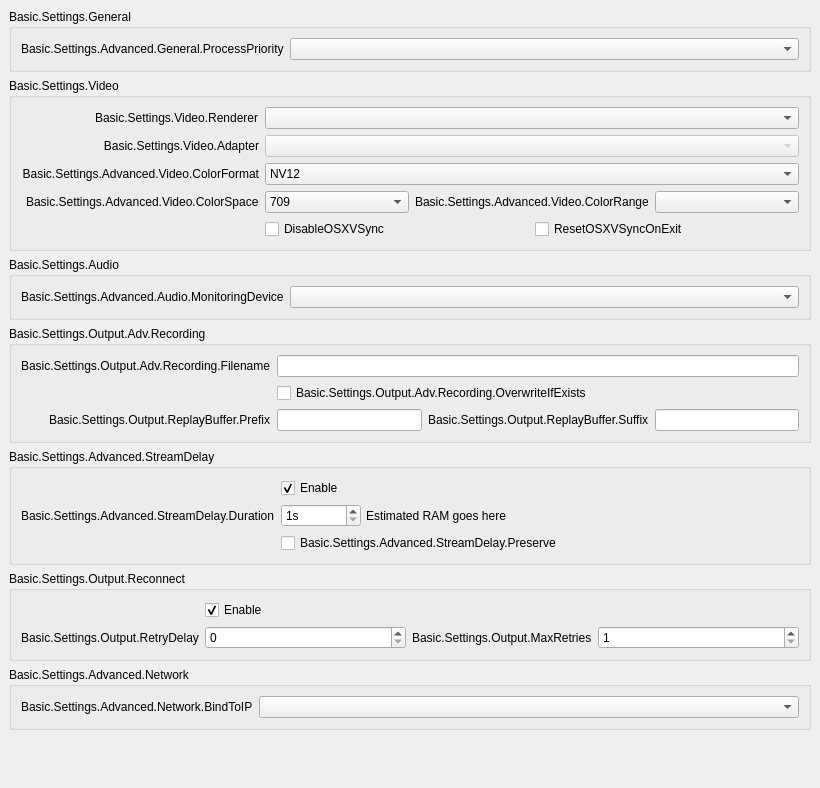
           <widget class="QWidget" name="scrollAreaWidgetContents">
            <property name="geometry">
             <rect>
              <x>0</x>
              <y>0</y>
              <width>820</width>
              <height>699</height>
             </rect>
            </property>
            <layout class="QVBoxLayout" name="verticalLayout_16">
             <property name="leftMargin">
              <number>0</number>
             </property>
             <property name="topMargin">
              <number>0</number>
             </property>
             <property name="rightMargin">
              <number>0</number>
             </property>
             <property name="bottomMargin">
              <number>9</number>
             </property>
             <item alignment="Qt::AlignTop">
              <widget class="QWidget" name="widget_11" native="true">
               <layout class="QVBoxLayout" name="verticalLayout_17">
                <item>
                 <widget class="QGroupBox" name="advancedGeneralGroupBox">
                  <property name="title">
                   <string>Basic.Settings.General</string>
                  </property>
                  <layout class="QFormLayout" name="formLayout_22">
                   <item row="0" column="0">
                    <widget class="QLabel" name="processPriorityLabel">
                     <property name="text">
                      <string>Basic.Settings.Advanced.General.ProcessPriority</string>
                     </property>
                     <property name="buddy">
                      <cstring>processPriority</cstring>
                     </property>
                    </widget>
                   </item>
                   <item row="0" column="1">
                    <widget class="QComboBox" name="processPriority"/>
                   </item>
                  </layout>
                 </widget>
                </item>
                <item>
                 <widget class="QGroupBox" name="advancedVideoContainer">
                  <property name="title">
                   <string>Basic.Settings.Video</string>
                  </property>
                  <layout class="QFormLayout" name="formLayout_14">
                   <property name="fieldGrowthPolicy">
                    <enum>QFormLayout::AllNonFixedFieldsGrow</enum>
                   </property>
                   <property name="labelAlignment">
                    <set>Qt::AlignRight|Qt::AlignTrailing|Qt::AlignVCenter</set>
                   </property>
                   <item row="0" column="0">
                    <widget class="QLabel" name="rendererLabel">
                     <property name="text">
                      <string>Basic.Settings.Video.Renderer</string>
                     </property>
                     <property name="buddy">
                      <cstring>renderer</cstring>
                     </property>
                    </widget>
                   </item>
                   <item row="0" column="1">
                    <widget class="QComboBox" name="renderer">
                     <property name="currentText">
                      <string notr="true"/>
                     </property>
                    </widget>
                   </item>
                   <item row="1" column="0">
                    <widget class="QLabel" name="adapterLabel">
                     <property name="text">
                      <string>Basic.Settings.Video.Adapter</string>
                     </property>
                     <property name="alignment">
                      <set>Qt::AlignRight|Qt::AlignTrailing|Qt::AlignVCenter</set>
                     </property>
                     <property name="buddy">
                      <cstring>adapter</cstring>
                     </property>
                    </widget>
                   </item>
                   <item row="1" column="1">
                    <widget class="QComboBox" name="adapter">
                     <property name="enabled">
                      <bool>false</bool>
                     </property>
                     <property name="currentText">
                      <string notr="true"/>
                     </property>
                    </widget>
                   </item>
                   <item row="2" column="0">
                    <widget class="QLabel" name="label_30">
                     <property name="minimumSize">
                      <size>
                       <width>0</width>
                       <height>0</height>
                      </size>
                     </property>
                     <property name="text">
                      <string>Basic.Settings.Advanced.Video.ColorFormat</string>
                     </property>
                     <property name="alignment">
                      <set>Qt::AlignRight|Qt::AlignTrailing|Qt::AlignVCenter</set>
                     </property>
                     <property name="buddy">
                      <cstring>colorFormat</cstring>
                     </property>
                    </widget>
                   </item>
                   <item row="2" column="1">
                    <widget class="QComboBox" name="colorFormat">
                     <item>
                      <property name="text">
                       <string notr="true">NV12</string>
                      </property>
                     </item>
                     <item>
                      <property name="text">
                       <string notr="true">I420</string>
                      </property>
                     </item>
                     <item>
                      <property name="text">
                       <string>I444</string>
                      </property>
                     </item>
                     <item>
                      <property name="text">
                       <string notr="true">RGB</string>
                      </property>
                     </item>
                    </widget>
                   </item>
                   <item row="4" column="1">
                    <layout class="QHBoxLayout" name="horizontalLayout_18">
                     <property name="leftMargin">
                      <number>0</number>
                     </property>
                     <property name="topMargin">
                      <number>0</number>
                     </property>
                     <property name="rightMargin">
                      <number>0</number>
                     </property>
                     <property name="bottomMargin">
                      <number>0</number>
                     </property>
                     <item>
                      <widget class="QCheckBox" name="disableOSXVSync">
                       <property name="text">
                        <string>DisableOSXVSync</string>
                       </property>
                      </widget>
                     </item>
                     <item>
                      <widget class="QCheckBox" name="resetOSXVSync">
                       <property name="text">
                        <string>ResetOSXVSyncOnExit</string>
                       </property>
                      </widget>
                     </item>
                    </layout>
                   </item>
                   <item row="3" column="1">
                    <layout class="QHBoxLayout" name="horizontalLayout_20">
                     <property name="leftMargin">
                      <number>0</number>
                     </property>
                     <property name="topMargin">
                      <number>0</number>
                     </property>
                     <property name="rightMargin">
                      <number>0</number>
                     </property>
                     <property name="bottomMargin">
                      <number>0</number>
                     </property>
                     <item>
                      <widget class="QComboBox" name="colorSpace">
                       <item>
                        <property name="text">
                         <string notr="true">709</string>
                        </property>
                       </item>
                       <item>
                        <property name="text">
                         <string notr="true">601</string>
                        </property>
                       </item>
                      </widget>
                     </item>
                     <item>
                      <widget class="QLabel" name="label_34">
                       <property name="sizePolicy">
                        <sizepolicy hsizetype="Maximum" vsizetype="Preferred">
                         <horstretch>0</horstretch>
                         <verstretch>0</verstretch>
                        </sizepolicy>
                       </property>
                       <property name="text">
                        <string>Basic.Settings.Advanced.Video.ColorRange</string>
                       </property>
                       <property name="buddy">
                        <cstring>colorRange</cstring>
                       </property>
                      </widget>
                     </item>
                     <item>
                      <widget class="QComboBox" name="colorRange"/>
                     </item>
                    </layout>
                   </item>
                   <item row="3" column="0">
                    <widget class="QLabel" name="label_33">
                     <property name="text">
                      <string>Basic.Settings.Advanced.Video.ColorSpace</string>
                     </property>
                     <property name="buddy">
                      <cstring>colorSpace</cstring>
                     </property>
                    </widget>
                   </item>
                  </layout>
                 </widget>
                </item>
                <item>
                 <widget class="QGroupBox" name="advAudioGroupBox">
                  <property name="title">
                   <string>Basic.Settings.Audio</string>
                  </property>
                  <layout class="QFormLayout" name="formLayout_27">
                   <item row="0" column="0">
                    <widget class="QLabel" name="label_63">
                     <property name="text">
                      <string>Basic.Settings.Advanced.Audio.MonitoringDevice</string>
                     </property>
                     <property name="buddy">
                      <cstring>monitoringDevice</cstring>
                     </property>
                    </widget>
                   </item>
                   <item row="0" column="1">
                    <widget class="QComboBox" name="monitoringDevice"/>
                   </item>
                  </layout>
                 </widget>
                </item>
                <item>
                 <widget class="QGroupBox" name="groupBox_6">
                  <property name="title">
                   <string>Basic.Settings.Output.Adv.Recording</string>
                  </property>
                  <layout class="QFormLayout" name="formLayout_17">
                   <property name="labelAlignment">
                    <set>Qt::AlignRight|Qt::AlignTrailing|Qt::AlignVCenter</set>
                   </property>
                   <item row="0" column="0">
                    <widget class="QLabel" name="label_7">
                     <property name="text">
                      <string>Basic.Settings.Output.Adv.Recording.Filename</string>
                     </property>
                     <property name="buddy">
                      <cstring>filenameFormatting</cstring>
                     </property>
                    </widget>
                   </item>
                   <item row="0" column="1">
                    <widget class="QLineEdit" name="filenameFormatting"/>
                   </item>
                   <item row="1" column="1">
                    <widget class="QCheckBox" name="overwriteIfExists">
                     <property name="text">
                      <string>Basic.Settings.Output.Adv.Recording.OverwriteIfExists</string>
                     </property>
                    </widget>
                   </item>
                   <item row="2" column="1">
                    <layout class="QHBoxLayout" name="horizontalLayout_14">
                     <property name="leftMargin">
                      <number>0</number>
                     </property>
                     <property name="topMargin">
                      <number>0</number>
                     </property>
                     <property name="rightMargin">
                      <number>0</number>
                     </property>
                     <property name="bottomMargin">
                      <number>0</number>
                     </property>
                     <item>
                      <widget class="QLineEdit" name="simpleRBPrefix"/>
                     </item>
                     <item>
                      <widget class="QLabel" name="label_58">
                       <property name="text">
                        <string>Basic.Settings.Output.ReplayBuffer.Suffix</string>
                       </property>
                       <property name="buddy">
                        <cstring>simpleRBSuffix</cstring>
                       </property>
                      </widget>
                     </item>
                     <item>
                      <widget class="QLineEdit" name="simpleRBSuffix"/>
                     </item>
                    </layout>
                   </item>
                   <item row="2" column="0">
                    <widget class="QLabel" name="label_57">
                     <property name="text">
                      <string>Basic.Settings.Output.ReplayBuffer.Prefix</string>
                     </property>
                     <property name="buddy">
                      <cstring>simpleRBPrefix</cstring>
                     </property>
                    </widget>
                   </item>
                  </layout>
                 </widget>
                </item>
                <item>
                 <widget class="QGroupBox" name="groupBox_5">
                  <property name="title">
                   <string>Basic.Settings.Advanced.StreamDelay</string>
                  </property>
                  <layout class="QFormLayout" name="formLayout_18">
                   <item row="0" column="1">
                    <widget class="QCheckBox" name="streamDelayEnable">
                     <property name="text">
                      <string>Enable</string>
                     </property>
                     <property name="checked">
                      <bool>true</bool>
                     </property>
                    </widget>
                   </item>
                   <item row="1" column="0">
                    <widget class="QLabel" name="label_56">
                     <property name="text">
                      <string>Basic.Settings.Advanced.StreamDelay.Duration</string>
                     </property>
                     <property name="buddy">
                      <cstring>streamDelaySec</cstring>
                     </property>
                    </widget>
                   </item>
                   <item row="1" column="1">
                    <widget class="QWidget" name="widget_12" native="true">
                     <property name="enabled">
                      <bool>true</bool>
                     </property>
                     <layout class="QHBoxLayout" name="horizontalLayout_13">
                      <property name="spacing">
                       <number>5</number>
                      </property>
                      <property name="leftMargin">
                       <number>0</number>
                      </property>
                      <property name="topMargin">
                       <number>0</number>
                      </property>
                      <property name="rightMargin">
                       <number>0</number>
                      </property>
                      <property name="bottomMargin">
                       <number>0</number>
                      </property>
                      <item>
                       <widget class="QSpinBox" name="streamDelaySec">
                        <property name="enabled">
                         <bool>true</bool>
                        </property>
                        <property name="sizePolicy">
                         <sizepolicy hsizetype="Maximum" vsizetype="Fixed">
                          <horstretch>0</horstretch>
                          <verstretch>0</verstretch>
                         </sizepolicy>
                        </property>
                        <property name="minimumSize">
                         <size>
                          <width>80</width>
                          <height>0</height>
                         </size>
                        </property>
                        <property name="suffix">
                         <string notr="true">s</string>
                        </property>
                        <property name="minimum">
                         <number>1</number>
                        </property>
                        <property name="maximum">
                         <number>1800</number>
                        </property>
                       </widget>
                      </item>
                      <item>
                       <widget class="QLabel" name="streamDelayInfo">
                        <property name="text">
                         <string notr="true">Estimated RAM goes here</string>
                        </property>
                       </widget>
                      </item>
                     </layout>
                    </widget>
                   </item>
                   <item row="2" column="1">
                    <widget class="QCheckBox" name="streamDelayPreserve">
                     <property name="text">
                      <string>Basic.Settings.Advanced.StreamDelay.Preserve</string>
                     </property>
                    </widget>
                   </item>
                  </layout>
                 </widget>
                </item>
                <item>
                 <widget class="QGroupBox" name="groupBox_7">
                  <property name="title">
                   <string>Basic.Settings.Output.Reconnect</string>
                  </property>
                  <layout class="QFormLayout" name="formLayout_19">
                   <property name="fieldGrowthPolicy">
                    <enum>QFormLayout::AllNonFixedFieldsGrow</enum>
                   </property>
                   <item row="0" column="1">
                    <widget class="QCheckBox" name="reconnectEnable">
                     <property name="text">
                      <string>Enable</string>
                     </property>
                     <property name="checked">
                      <bool>true</bool>
                     </property>
                    </widget>
                   </item>
                   <item row="1" column="1">
                    <layout class="QHBoxLayout" name="horizontalLayout_19">
                     <property name="leftMargin">
                      <number>0</number>
                     </property>
                     <property name="topMargin">
                      <number>0</number>
                     </property>
                     <property name="rightMargin">
                      <number>0</number>
                     </property>
                     <property name="bottomMargin">
                      <number>0</number>
                     </property>
                     <item>
                      <widget class="QSpinBox" name="reconnectRetryDelay">
                       <property name="maximum">
                        <number>30</number>
                       </property>
                      </widget>
                     </item>
                     <item>
                      <widget class="QLabel" name="label_22">
                       <property name="sizePolicy">
                        <sizepolicy hsizetype="Maximum" vsizetype="Preferred">
                         <horstretch>0</horstretch>
                         <verstretch>0</verstretch>
                        </sizepolicy>
                       </property>
                       <property name="text">
                        <string>Basic.Settings.Output.MaxRetries</string>
                       </property>
                       <property name="buddy">
                        <cstring>reconnectMaxRetries</cstring>
                       </property>
                      </widget>
                     </item>
                     <item>
                      <widget class="QSpinBox" name="reconnectMaxRetries">
                       <property name="minimum">
                        <number>1</number>
                       </property>
                       <property name="maximum">
                        <number>10000</number>
                       </property>
                      </widget>
                     </item>
                    </layout>
                   </item>
                   <item row="1" column="0">
                    <widget class="QLabel" name="label_17">
                     <property name="text">
                      <string>Basic.Settings.Output.RetryDelay</string>
                     </property>
                     <property name="buddy">
                      <cstring>reconnectRetryDelay</cstring>
                     </property>
                    </widget>
                   </item>
                  </layout>
                 </widget>
                </item>
                <item>
                 <widget class="QGroupBox" name="groupBox_11">
                  <property name="title">
                   <string>Basic.Settings.Advanced.Network</string>
                  </property>
                  <layout class="QFormLayout" name="formLayout_23">
                   <property name="fieldGrowthPolicy">
                    <enum>QFormLayout::AllNonFixedFieldsGrow</enum>
                   </property>
                   <item row="0" column="1">
                    <widget class="QComboBox" name="bindToIP"/>
                   </item>
                   <item row="0" column="0">
                    <widget class="QLabel" name="label_27">
                     <property name="text">
                      <string>Basic.Settings.Advanced.Network.BindToIP</string>
                     </property>
                     <property name="buddy">
                      <cstring>bindToIP</cstring>
                     </property>
                    </widget>
                   </item>
                  </layout>
                 </widget>
                </item>
                <item>
                 <widget class="QLabel" name="advancedMsg">
                  <property name="styleSheet">
                   <string notr="true">color: rgb(255, 0, 4);</string>
                  </property>
                  <property name="text">
                   <string notr="true"/>
                  </property>
                  <property name="wordWrap">
                   <bool>true</bool>
                  </property>
                 </widget>
                </item>
                <item>
                 <widget class="QLabel" name="advancedMsg2">
                  <property name="styleSheet">
                   <string notr="true">color: rgb(255, 0, 4);</string>
                  </property>
                  <property name="text">
                   <string notr="true"/>
                  </property>
                  <property name="wordWrap">
                   <bool>true</bool>
                  </property>
                 </widget>
                </item>
               </layout>
              </widget>
             </item>
            </layout>
           </widget>
